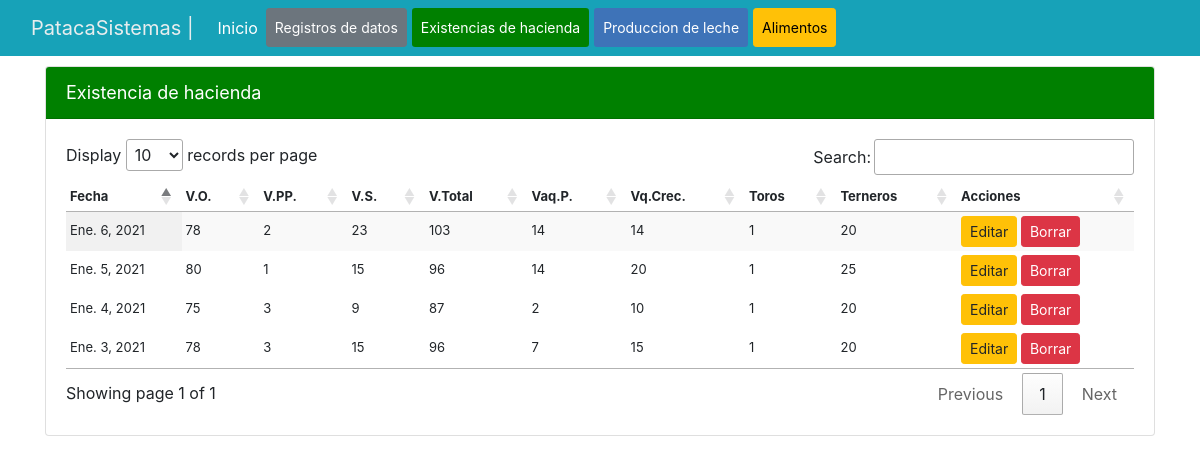
The app's page /produccion/existencia_list/ with its own data.
### produccion/models.py (models this page shows, shortened)
class DatosProductivos(models.Model):
    fecha = models.DateField()
    vo = models.IntegerField(verbose_name='VO', blank=True, null=True)
    vpp = models.IntegerField(verbose_name='VPP', blank=True, null=True)
    vs = models.IntegerField(verbose_name='VS', blank=True, null=True)
    vaq_p = models.IntegerField(verbose_name='Vaq.P', blank=True, null=True)
    vaq_crec = models.IntegerField(verbose_name='Vaq.Crec', blank=True, null=True)
    toros = models.IntegerField(verbose_name='Toros', blank=True, null=True)
    terneros = models.IntegerField(verbose_name='Terneros', blank=True, null=True)
    lts_venta = models.IntegerField(verbose_name='Lts.vta', blank=True, null=True)
    lts_consumo = models.IntegerField(verbose_name='Lts.cons', blank=True, null=True)
    estado = models.BooleanField(default=True)
    class Meta:
        verbose_name = 'Datos productivos'
        verbose_name_plural = 'Datos productivos'
        ordering = ['-fecha']
    def _get_vacas_total(self):
        return self.vo + self.vpp + self.vs
    vt = property(_get_vacas_total)
    def _get_lts_totales(self):
        return self.lts_venta + self.lts_consumo
    litros_totales = property(_get_lts_totales)
    def _get_lts_vo(self):
        return (self.lts_venta + self.lts_consumo) / int(self.vo)
    litros_vo = property(_get_lts_vo)

### produccion/views.py (the view)
# urls.py: path('existencia_list/', ExistenciaList.as_view(), name='existencia_list'),
class ExistenciaList(ListView):
    model = DatosProductivos
    template_name = 'produccion/existencia_list.html'
    def get_queryset(self):
        return self.model.objects.filter(estado=True)

### templates/produccion/existencia_list.html (shortened to what this page needs)
{% extends 'base/base.html' %}
{% block content %}
<div class="container">
    <div class="card" style="margin-top: 10px;">
        <div class="card-header" style="background-color: green; color:white; font-size: 18px;">
            Existencia de hacienda
        </div>
        <div class="card-body">
            <table id="example" class="display compact" style="font-size: 13px;">
                {% if object_list %}
              <thead>
                  <tr>
                      <th>Fecha</th>
                      <th>V.O.</th>
                      <th>V.PP.</th>
                      <th>V.S.</th>
                      <th>V.Total</th>
                      <th>Vaq.P.</th>
                      <th>Vq.Crec.</th>
                      <th>Toros</th>
                      <th>Terneros</th>
                      <th>Acciones</th>
                  </tr>
              </thead>
              <tbody>
                {% for cat in object_list %}
                  <tr>
                      <td>{{cat.fecha}}</td>
                      <td>{{cat.vo}}</td>
                      <td>{{cat.vpp}}</td>
                      <td>{{cat.vs}}</td>
                      <td>{{cat.vt}}</td>
                      <td>{{cat.vaq_p}}</td>
                      <td>{{cat.vaq_crec}}</td>
                      <td>{{cat.toros}}</td>
                      <td>{{cat.terneros}}</td>
                      <td><a href="{% url 'produccion:registro_editar' cat.id %}" class="btn btn-warning btn-sm">Editar</a>
                        <a href="{% url 'produccion:registro_eliminar' cat.id %}" class="btn btn-danger btn-sm">Borrar</a></td>
                      </tr>
              </tbody>
              {% endfor %}
              {% else %}
              <h3>No hay registros cargados en el sistema</h3>
              {% endif %}
        </div>
    </div>
</div>
{% endblock content %}

### templates/base/base.html (shortened to what this page needs)
{% load static %}
<!doctype html>
<html lang="en">
  <head>
    <link rel="stylesheet" href="https://cdn.jsdelivr.net/npm/bootstrap@4.5.3/dist/css/bootstrap.min.css">
    <link rel="stylesheet" href="https://cdn.datatables.net/1.10.22/css/jquery.dataTables.min.css">
    <link rel="stylesheet" href="{% static 'produccion/mis_estilos.css' %}">
  </head>
  <body>
    <nav class="navbar navbar-expand-lg navbar-light bg-info">
        <div class="container-fluid">
          <a class="navbar-brand" style="color:rgb(232, 237, 238);" href="#">PatacaSistemas | </a>
          <div class="collapse navbar-collapse" id="navbarNav">
            <ul class="navbar-nav">
              <li class="nav-item">
                <a class="nav-link active" style="color:white;" aria-current="page" href="/">Inicio</a>
              </li>
              <li class="nav-item">
                <a class="btn btn-secondary btn-sm nav-link" style="color:white;margin-right: 5px;" href="{% url 'produccion:registro_list' %}">Registros de datos</a>
              </li>
              <li class="nav-item">
                <a class="btn btn-sm nav-link" style="background-color:green; color:white; margin-right: 5px;" href="{% url 'produccion:existencia_list' %}">Existencias de hacienda</a>
              </li>
              <li class="nav-item">
                <a class="btn btn-sm nav-link" style="background-color:rgb(62, 115, 184); color:white;margin-right: 5px;" href="{% url 'produccion:leche_list' %}">Produccion de leche</a>
              </li>
              <li class="nav-item">
                <a class="btn btn-warning btn-sm nav-link" style="color:black;margin-right: 5px;" href="{% url 'produccion:ingreso_alimentos_list' %}">Alimentos</a>
              </li>
            </ul>
          </div>
        </div>
      </nav>
      {% block content %}
      {% endblock content %}
  </body>
</html>

### records on screen
DatosProductivos: fecha "Ene. 6, 2021", vo "78", vpp "2", vs "23", vt "103", vaq_p "14", vaq_crec "14", toros "1", terneros "20"
DatosProductivos: fecha "Ene. 5, 2021", vo "80", vpp "1", vs "15", vt "96", vaq_p "14", vaq_crec "20", toros "1", terneros "25"
DatosProductivos: fecha "Ene. 4, 2021", vo "75", vpp "3", vs "9", vt "87", vaq_p "2", vaq_crec "10", toros "1", terneros "20"
DatosProductivos: fecha "Ene. 3, 2021", vo "78", vpp "3", vs "15", vt "96", vaq_p "7", vaq_crec "15", toros "1", terneros "20"
